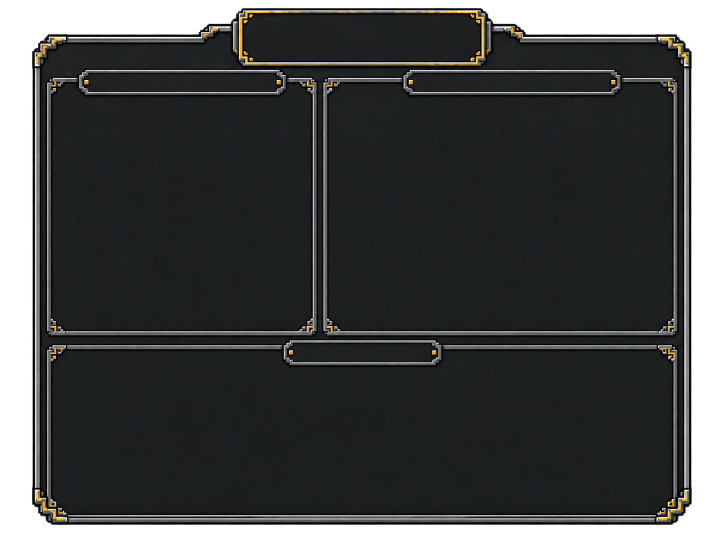
#> input picture docs/gui/upgrade/02-frame-source.png, 1448 x 1086 px (shown at 1/2 size)
$ python extract_upgrade_gui_assets.py
#> lines starting #> are read from the running program, lines starting #| are printed output that depends on the picture
"""Prepare approved Variant A frame plus existing NeoWorld widget art; no gameplay code."""
import json
import shutil
from pathlib import Path
from PIL import Image, ImageDraw

ROOT = Path(__file__).resolve().parents[1]
GENERATED = Path.home() / '.codex/generated_images/01a11ba5-dcf3-7012-8bfe-d66a81839a35'
DOC = ROOT / 'docs/gui/upgrade'
GUI = ROOT / 'src/main/resources/assets/neoworld/textures/gui'
OUT = GUI / 'upgrade'
DOC.mkdir(parents=True, exist_ok=True)
OUT.mkdir(parents=True, exist_ok=True)
shutil.copy2(GENERATED / 'exec-0ba99474-a3dd-45f5-98cc-a513bddb59fe.png', DOC / '01-approved-variant-a.png')
shutil.copy2(GENERATED / 'exec-c0be66a3-93b5-4a4b-a2f1-13b8c2254538.png', DOC / '02-frame-source.png')

metadata = {'texture': {'blur': False, 'clamp': True}}
assets = {}
def save(name, image):
    image = image.convert('RGBA')
    image.save(OUT / (name + '.png'))
    (OUT / (name + '.png.mcmeta')).write_text(json.dumps(metadata, indent=2) + '\n', encoding='utf-8')
    assets[name] = {'size': list(image.size), 'alphaBounds': list(image.getchannel('A').getbbox())}

frame = Image.open(DOC / '02-frame-source.png').convert('RGBA')
#> frame is the input picture: PIL image 1448x1086 RGBA; mean R, G, B, A 30.2, 31.7, 32.4, 212.1
assert frame.getchannel('A').getextrema()[0] == 0, 'Frame exterior must be transparent'
bounds = frame.getchannel('A').getbbox()
#> bounds = (0, 12, 1434, 1086)
save('upgrade_frame', frame.crop(bounds).resize((1024, 800), Image.Resampling.NEAREST))
#> in save, `image = image.convert('RGBA')`:
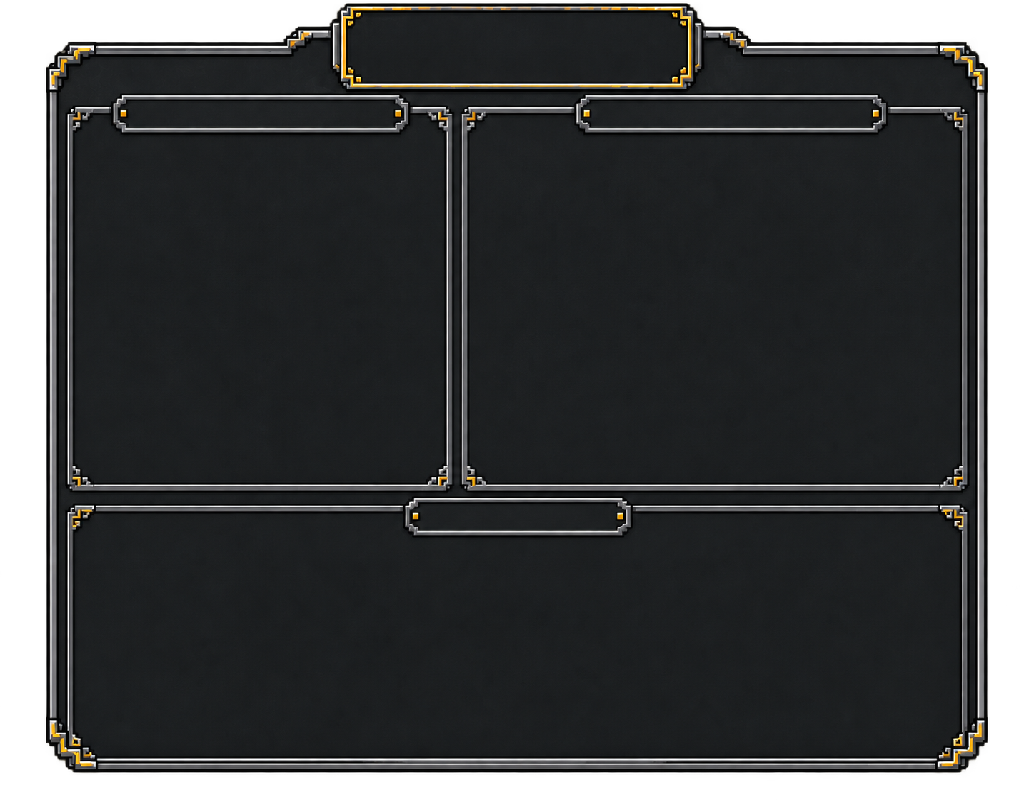
#> image: PIL image 1024x800 RGBA; mean R, G, B, A 30.7, 32.2, 33, 216.6; transparent parts drawn white
for state in ['normal', 'hover', 'selected', 'equipped']:
#> (the run stopped early here; a loop or call above may not have finished)

$ run again, with docs/gui/upgrade/05-single-frame-source.png copied over docs/gui/upgrade/02-frame-source.png
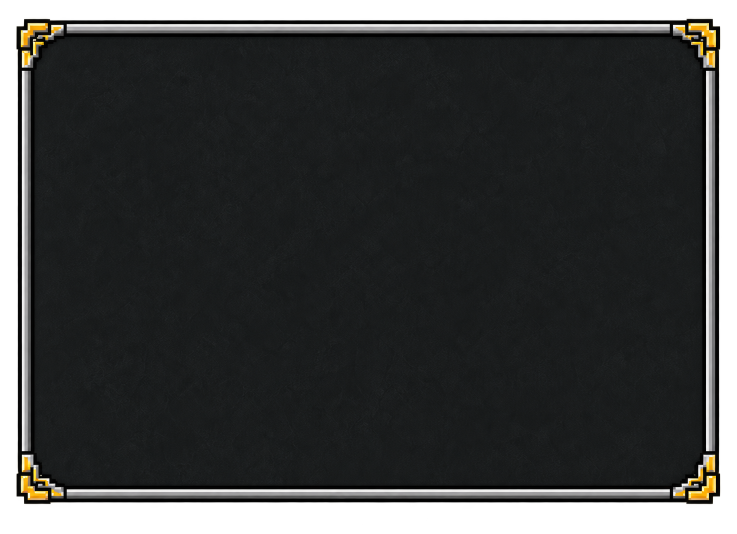
#> input picture docs/gui/upgrade/05-single-frame-source.png, 1473 x 1068 px (shown at 1/2 size)
#> frame is the input picture: PIL image 1473x1068 RGBA; mean R, G, B, A 28.9, 30.2, 29.9, 217.5
#> bounds = (0, 32, 1445, 1068)
#> in save, `image = image.convert('RGBA')`:
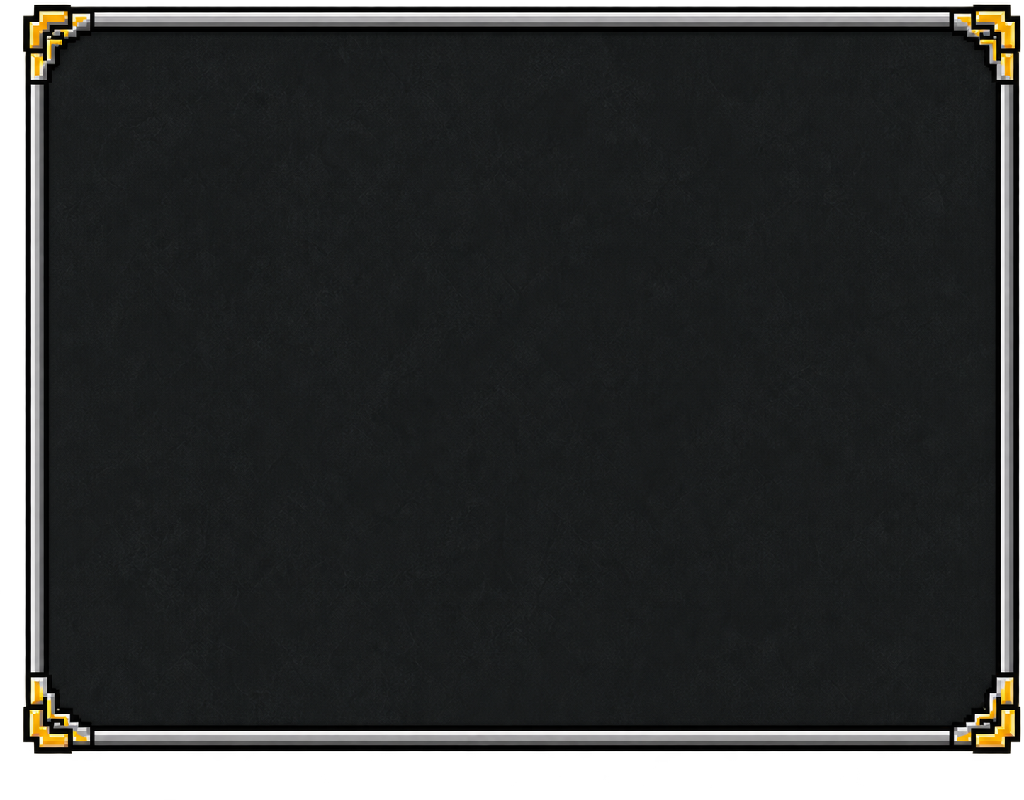
#> image: PIL image 1024x800 RGBA; mean R, G, B, A 30.6, 31.9, 31.5, 228.5; transparent parts drawn white
